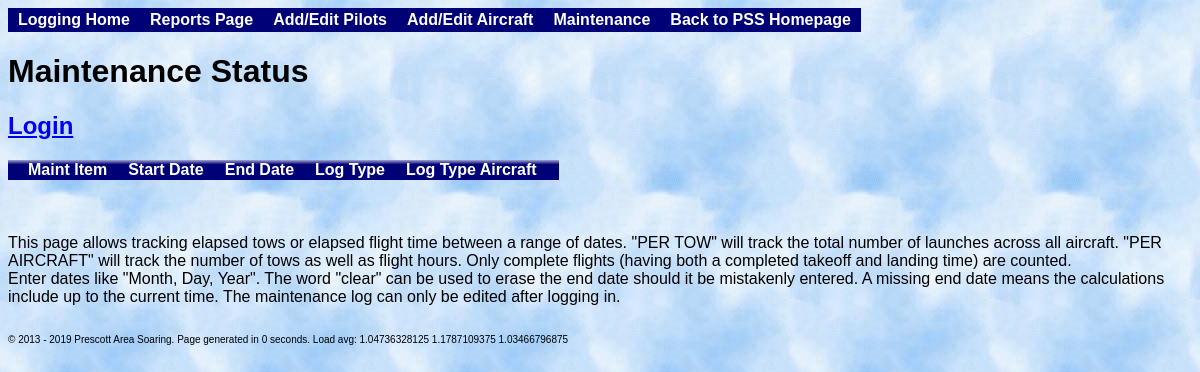
Page /index.php?maintenance on the earlier database version.
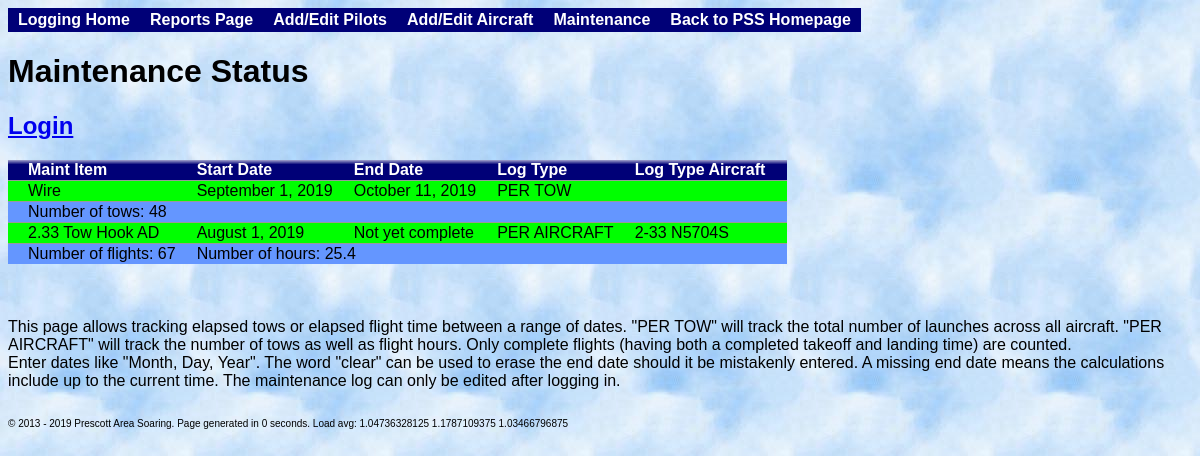
Same page on the later database version.
### tables this page shows
CREATE TABLE maintenance(ID INTEGER PRIMARY KEY NOT NULL, maintItem TEXT, startTime INTEGER, endTime INTEGER, logType TEXT, logAircraft INTEGER);

### SoaringLogBase.php (called while the page is built, shortened)
<?php
    class SoaringLogBase {
        private static $instance;
        private $dbDir = 'sqlite:db.sqlite';
        private $flightLogTable = "flightLog";
        private $maintTable = "maintenance";
        public $dbObj;
        public static function GetInstance() {
            if(!self::$instance) {
                self::$instance = new self();
            }
            return self::$instance;
        }
        public function OpenDatabase() {
            try {
                $this->dbObj = new PDO($this->dbDir) or die("Cannot open the database");
            }
            catch(Exception $e) {
                die("Oops, couldn't open the database :( $e");
            }
        }
        public function GetFlightLogTable() {
            return $this->flightLogTable;
        }
        public function GetMaintTable() {
            return $this->maintTable;
        }
        public function GetAircraft($showNotAvail = false) {
            if($showNotAvail)
                $query = "SELECT * FROM aircraft;";
            else
                $query = "SELECT * FROM aircraft WHERE IsAvailable='available' OR ID=0;";
            $result = $this->dbObj->query($query);
            $planes = array( );
            while($row = $result->fetch(PDO::FETCH_BOTH)) {
                $planes[$row['ID']] = $row['Name'];
            }
            return $planes;
        }
    }
?>

### maintenance.php (the view, shortened to what the changed rows need)
<h1>Maintenance Status</h1>
<?php
include("SoaringLogBase.php");
$thisFile = "index.php?maintenance";
$loggedIn = False;
if ( isset( $_SESSION['loggedin'] ) ) {
    $loggedIn = True;
    print("<h2><a href=\"auth.php?logout=1&origin=maintenance\">Logout</a></h2>");
}
else {
    print("<h2><a href=\"auth.php?origin=maintenance\">Login</a></h2>");
}
$logbase = SoaringLogBase::GetInstance();
$database = $logbase->dbObj;
$tableName = $logbase->GetMaintTable();
$query = "SELECT * FROM $tableName ORDER BY ID;";
if($result = $database->query($query)) {
    echo("<table id=\"maintLogTable\" >");
    while($row = $result->fetch(PDO::FETCH_BOTH)) {
        $editMe = 0;
        if($editMe) {
            echo("<tr id=\"row{$row['ID']}\" class=\"IncompleteEntry\"><form id=\"form{$row['ID']}\" name=\"loggingUpdate\" action=\"{$thisFile}\" method=\"POST\"> ");
            $entryComplete = false;
        }
        else {
            echo("<tr class=\"CompleteEntry\">");
        }
        if($editMe) {
            echo("<td>");
            echo("<input type=\"text\" name=\"maintItem\" value=\"{$row['maintItem']}\" id=\"maintItem{$row['ID']}\"/>");
            echo "</td>";
        }
        else
            echo("<td>{$row['maintItem']}</td>");
        if($editMe) {
            echo("<td>");
            $storedStartTime = date("F j, Y", $row['startTime']);
            echo("<input type=\"text\" name=\"startTime\" value=\"{$storedStartTime}\" id=\"startTime{$row['ID']}\"/>");
            echo "</td>";
        }
        else {
            $formattedStartTime = date("F j, Y", $row['startTime']);
            echo("<td>{$formattedStartTime}</td>");
        }
        if($editMe) {
            echo("<td>");
            $storedEndTime = date("F j, Y", $row['endTime']);
            echo("<input type=\"text\" name=\"endTime\" value=\"{$storedEndTime}\" id=\"endTime{$row['ID']}\"/>");
            echo "</td>";
        }
        else {
            if ($row['endTime']) {
                $formattedStartTime = date("F j, Y", $row['endTime']);
                echo("<td>{$formattedStartTime}</td>");
            }
            else {
                echo("<td>Not yet complete</td>");
            }
        }
        if($editMe) {
            echo("<td>");
            echo $logbase->PrintMaintLogTypes($row['logType']);
            echo "</td>";
        }
        else
            echo("<td>{$row['logType']}</td>");
        if($row['logType'] == "PER AIRCRAFT")
        {
            if($editMe) {
                echo("<td>");
                echo $logbase->PrintAircraft($row['logAircraft']);
                echo "</td>";
            }
            else
            {
                $acList = $logbase->GetAircraft();
                echo("<td>{$acList[$row['logAircraft']]}</td>");
            }
        }
        else
        {
            echo "<td></td>";
        }
        if($editMe) {
            echo "<td><input type=\"hidden\" name=\"maintID\" value=\"{$row['ID']}\"/><input type=\"submit\" value=\"Update...\" /></form></td></tr>";
        }
        else {
            if($loggedIn) {
                echo "<td><center><button name=\"modify\" class=\"modify\" onClick=\"window.location.href='{$thisFile}&maintID={$row['ID']}&modified=1'; \" />";
                echo "</center></td></tr>\n";
            }
            else {
                echo "<td></td></tr>\n";
            }
        }
        if ($row['logType'] == "PER AIRCRAFT")
        {
            $tableName = $logbase->GetFlightLogTable();
            $endTime = $row['endTime'];
            if (!$endTime)
            {
                $endTime = strtotime("now");
            }
            $query = "SELECT * FROM '$tableName' WHERE takeoffTime IS NOT NULL AND takeoffTime >= '{$row['startTime']}' AND takeoffTime <= '$endTime' AND aircraft == '{$row['logAircraft']}';";
            $acResult = $database->query($query);
            $flightCount = 0;
            $totalTime = 0;
            while($row = $acResult->fetch(PDO::FETCH_BOTH))
            {
                if($row['takeoffTime'] && $row['landingTime'])
                {
                    $flightCount = $flightCount + 1;
                    $totalTime += $row['landingTime'] - $row['takeoffTime'];
                }
            }
            $totalTime = round($totalTime / 3600, 1);
            echo "<tr class=\"IncompleteEntry\">";
            echo "<td>Number of flights: $flightCount</td>";
            echo "<td colspan=\"5\">Number of hours: $totalTime </td>  </tr>\n";
        }
        else
        {
            $tableName = $logbase->GetFlightLogTable();
            $endTime = $row['endTime'];
            if ($row['endTime'])
            {
                $endTime = strtotime("now");
            }
            $query = "SELECT count(*) FROM '$tableName' WHERE takeoffTime IS NOT NULL AND takeoffTime >= '{$row['startTime']}' AND takeoffTime <= '$endTime';";
            $tows = $database->query($query)->fetchColumn();
            echo "<tr class=\"IncompleteEntry\"><td colspan=\"6\">Number of tows: $tows</td>  </tr>\n";
        }
    }
    echo("</table><br><br><br>");
}
else
    print("Failed to execute query!!!");
?>
<br>
<br>
<br>

Differences in the rows shown:
added maintenance: maintItem "Wire", startTime "September 1, 2019", endTime "October 11, 2019", logType "PER TOW", tows "48"
added maintenance: maintItem "2.33 Tow Hook AD", startTime "August 1, 2019", shows "Not yet complete", logType "PER AIRCRAFT", logAircraft "2-33 N5704S", flightCount "67", totalTime "25.4"
